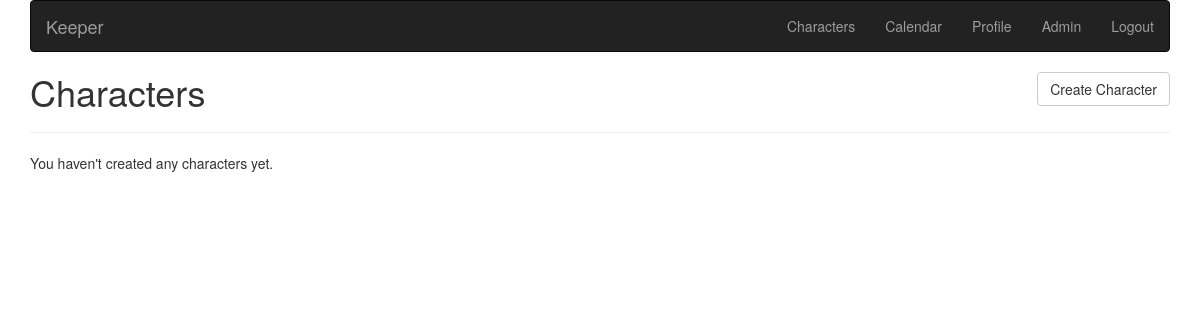
/sheets/char/list/ (signed in), run on an earlier commit of the app's database.
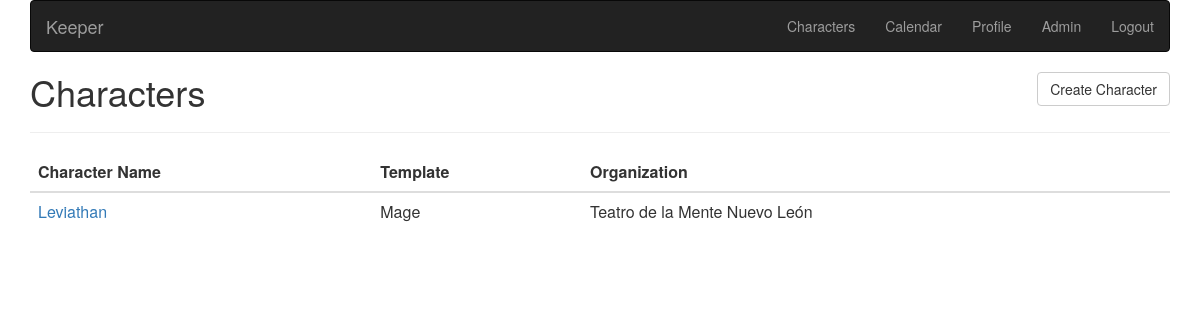
And on a later commit of the database.
### sheets/models.py (models this page shows, shortened)
class Character(Model):
    name = CharField(max_length=40, verbose_name="Character Name")
    template = ForeignKey(CharacterTemplate, PROTECT)
    power_stat = DotsField(default=1, clear=False)
    integrity = DotsField(default=7)
    background = TextField(blank=True)
    resource = PositiveIntegerField(default=10, blank=True, null=True)
    resource_max = PositiveIntegerField(default=10, blank=True, null=True)
    concept = CharField(max_length=200, blank=True)
    faction = CharField(max_length=200, blank=True)
    character_group = CharField(max_length=100, blank=True)
    strength = DotsField(default=1, clear=False)
    dexterity = DotsField(default=1, clear=False)
    stamina = DotsField(default=1, clear=False)
    intelligence = DotsField(default=1, clear=False)
    wits = DotsField(default=1, clear=False)
    resolve = DotsField(default=1, clear=False)
    presence = DotsField(default=1, clear=False)
    manipulation = DotsField(default=1, clear=False)
    composure = DotsField(default=1, clear=False)
    academics = DotsField(circles=5)
    computer = DotsField(circles=5)
    crafts = DotsField(circles=5)
    investigation = DotsField(circles=5)
    medicine = DotsField(circles=5)
    occult = DotsField(circles=5)
    politics = DotsField(circles=5)
    science = DotsField(circles=5)
    athletics = DotsField(circles=5)
    brawl = DotsField(circles=5)
    drive = DotsField(circles=5)
    firearms = DotsField(circles=5)
    larceny = DotsField(circles=5)
    stealth = DotsField(circles=5)
    survival = DotsField(circles=5)
    weaponry = DotsField(circles=5)
    animal_ken = DotsField(circles=5)
    empathy = DotsField(circles=5)
    expression = DotsField(circles=5)
    intimidation = DotsField(circles=5)
    persuasion = DotsField(circles=5)
    socialize = DotsField(circles=5)
    streetwise = DotsField(circles=5)
    subterfuge = DotsField(circles=5)
    primary_splat = ForeignKey(Splat, PROTECT, related_name='+', null=True, blank=True)
    secondary_splat = ForeignKey(Splat, PROTECT, related_name='+', null=True, blank=True)
    tertiary_splat = ForeignKey(Splat, PROTECT, related_name='+', null=True, blank=True)
    beats = PositiveIntegerField(default=0)
    experiences = PositiveIntegerField(default=0)
    template_beats = DotsField()
    template_experiences = PositiveIntegerField(default=0)
    user = ForeignKey(
        User, DO_NOTHING, null=True, blank=True, related_name='characters')
    organization = ForeignKey(Organization, CASCADE, null=True, blank=True)
    created_on = DateField(auto_now_add=True, editable=False)
    modified_on = DateField(auto_now=True, editable=False)
    size = DotsField(default=5, clear=False)
    health_levels = PositiveIntegerField(default=0)
    damage_track = CharField(max_length=100, blank=True, null=True)
    willpower = PositiveIntegerField(blank=True, null=True)
    willpower_max = PositiveIntegerField(blank=True, null=True, editable=False)
    perm_willpower_spent = PositiveIntegerField(blank=True, null=True)
    primary_anchor = CharField(max_length=40, blank=True)
    secondary_anchor = CharField(max_length=40, blank=True)
    version = PositiveIntegerField(default=0)
    is_active = BooleanField(default=True)
    objects = Manager()
    active = QueryManager(is_active=True)

### systems/models.py (models this page shows)
class CharacterTemplate(models.Model):
    name = models.CharField(max_length=20)
    game_line = models.CharField(max_length=20)
    integrity_name = models.CharField(
        max_length=20, verbose_name="Integrity", default="Integrity", blank=True)
    power_stat_name = models.CharField(max_length=20, verbose_name="Power Stat", blank=True)
    resource_name = models.CharField(max_length=20, verbose_name="Resource", blank=True)
    primary_anchor_name = models.CharField(
        max_length=20, verbose_name="Primary Anchor", default="Virtue", blank=True)
    secondary_anchor_name = models.CharField(
        max_length=20, verbose_name="Secondary Anchor", default="Vice", blank=True)
    character_group_name = models.CharField(
        max_length=20, verbose_name="Group Name", default="Group", blank=True)
    experiences_prefix = models.CharField(
        max_length=20, verbose_name="Experiences Prefix", blank=True, null=True)
    reference_code = models.SlugField('Code', unique=True)
    class Meta:
        verbose_name = "Character Template"
        ordering = ('name', 'game_line')
    def __str__(self):
        return str(self.name)

### orgs/models/org.py (models this page shows, shortened)
class Organization(TimeStampedModel):
    name = CharField(
        max_length=200, unique=True,
        help_text="Required. Must be unique across all Organizations.")
    parent_org = ForeignKey(
        'Organization', SET_NULL, verbose_name="Parent Organization",
        blank=True, null=True,
        help_text="Optional. If set, you will inherit settings and staff.")
    information = TextField(
        blank=True,
        help_text="Information about your organization. If you set this Organization to be "
        "public, everyone will be able to see this information.")
    is_public = BooleanField(
        default=True, verbose_name="Open to the Public",
        help_text="Allow finding the organization and requesting membership.")
    reference_code = SlugField('URL Prefix', unique=True)
    objects = Manager()
    public = QueryManager(is_public=True)
    def __str__(self):
        return self.name

### sheets/views/char.py (the view)
# urls.py: path('char/list/', ListCharacters, 'list-char'),
class ListCharacters(TemplateView):
    template_name = "sheets/character_list.html"
    def get_context_data(self, **kwargs):
        context = super().get_context_data(**kwargs)
        context['characters'] = Character.objects.filter(user=self.request.user)
        return context

### templates/sheets/character_list.html
{% extends 'base.html' %}
{% block content %}
    {% block tools %}
        <div class="pull-right">
            <div class="btn-toolbar" role="toolbar">
                <div class="btn-group"><a href="{% url 'sheets:create-char' %}">
                    <button type="button" class="btn btn-default">
                      Create Character
                    </button>
                </a></div>
            </div>
        </div>
    {% endblock %}
    <h1>Characters</h1>
    <hr>
    {% if characters %}
      <table class="table table-hover">
          <thead>
          <tr>
              <th>Character Name</th>
              <th>Template</th>
              <th>Organization</th>
          </tr>
          </thead>
          <tbody>
              {% for character in characters %}<tr>
                  <td><a href="{% url 'sheets:edit-char' character.pk %}">
                    {{ character.name }}
                  </a></td>
                  <td>{{ character.template }}</td>
                  <td>
                      {% if character.organization %}
                          {{ character.organization }}
                      {% else %}
                          <span style="color: gray">Private</span>
                      {% endif %}
                  </td>
              </tr>{% endfor %}
          </tbody>
      </table>
    {% else %}
      <p>You haven't created any characters yet.</p>
    {% endif %}
{% endblock %}

What changed in the data, as far as the page shows it:
added Character: name "Leviathan", template "Mage", organization "Teatro de la Mente Nuevo León"
Also different on the page:
text no longer shown: "You haven't created any characters yet."
text now shown: "Character Name Template Organization"
